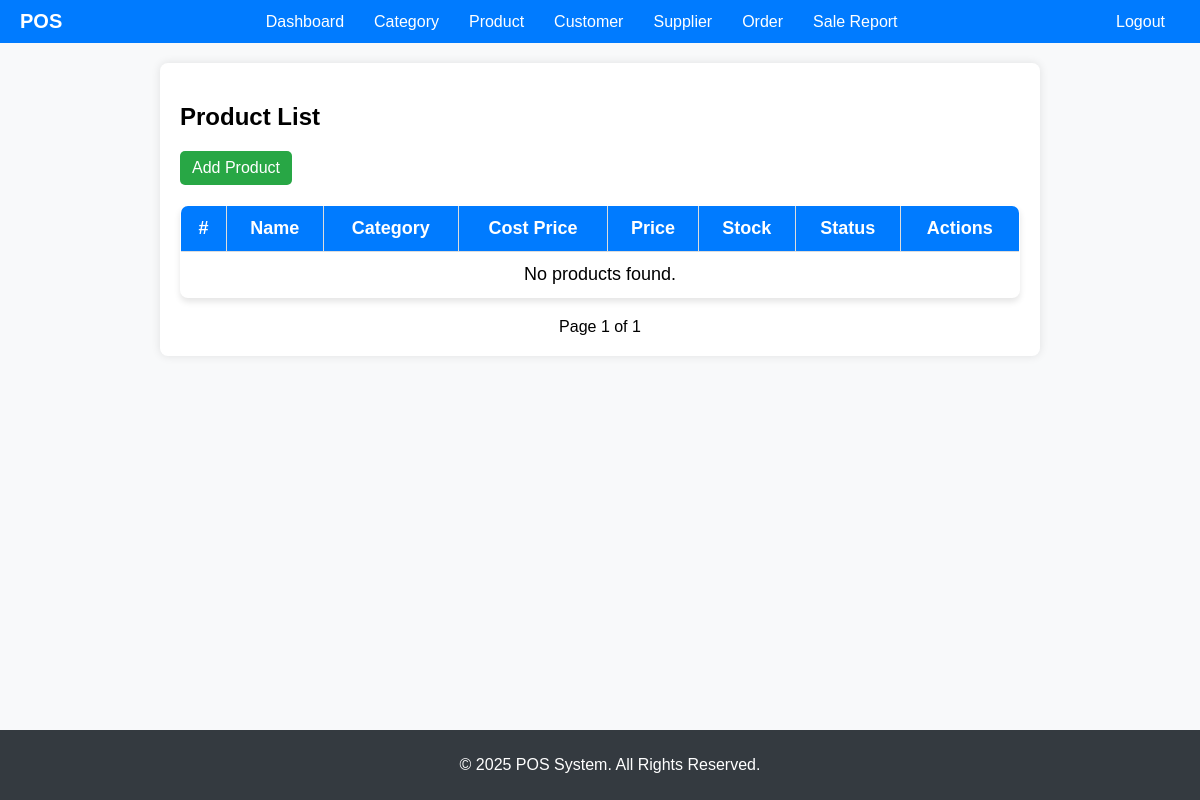
Before: /products/ with the older database file.
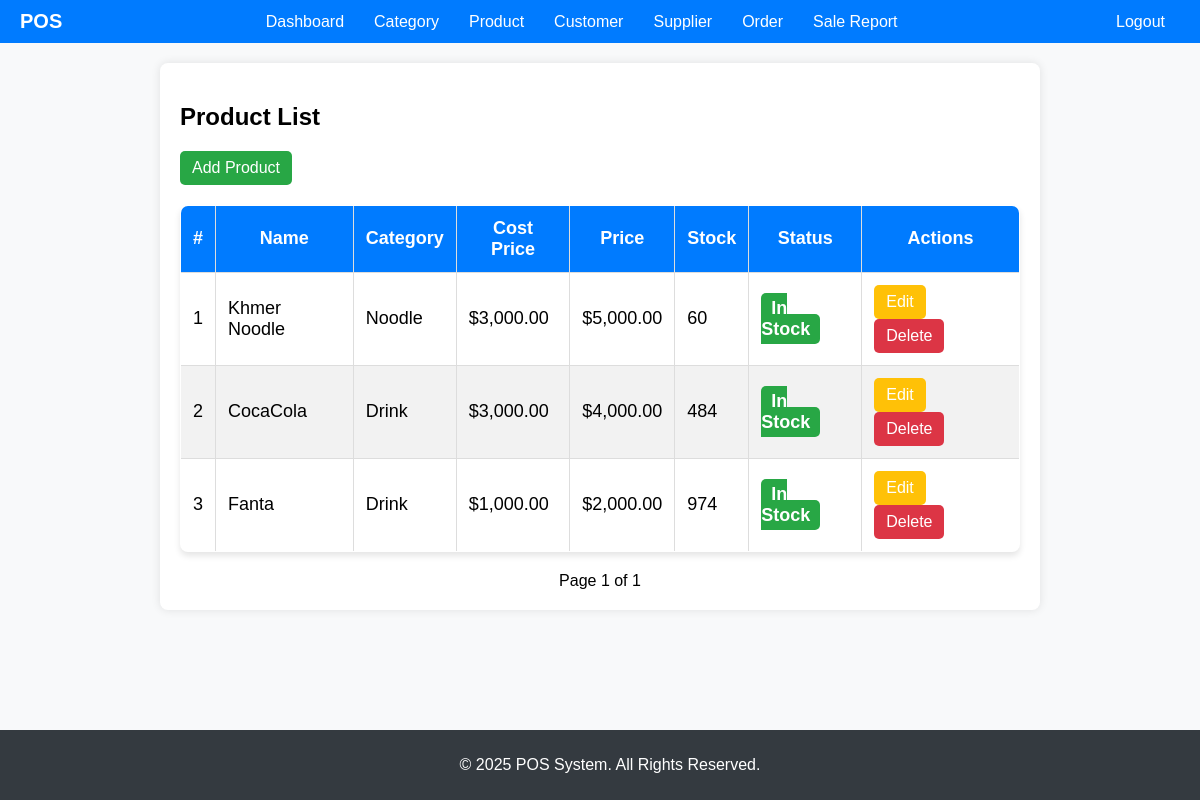
After: the same page with the newer database file.
### products/models.py (models this page shows, shortened)
class Product(models.Model):
    name = models.CharField(max_length=200)
    sku = sku = models.CharField(
        max_length=100, unique=True, default=uuid.uuid4)
    barcode = models.CharField(
        max_length=100, unique=True, blank=True, null=True)
    category = models.ForeignKey(
        Category, on_delete=models.CASCADE, related_name="products")
    price = models.DecimalField(max_digits=10, decimal_places=2)
    cost_price = models.DecimalField(max_digits=10, decimal_places=2)
    stock = models.IntegerField(default=0)
    status = models.BooleanField(default=True)
    created_at = models.DateTimeField(auto_now_add=True)

### categories/models.py (models this page shows, shortened)
class Category(models.Model):
    name = models.CharField(max_length=255, unique=True)

### products/views.py (the view)
# urls.py: path("products/", product_list, name="product_list"),
def product_list(request):
    products = Product.objects.all().order_by('-id')
    paginator = Paginator(products, 15)  # Show 15 products per page
    page_number = request.GET.get('page')
    page_obj = paginator.get_page(page_number)
    return render(request, "product_list.html", {"products": page_obj})

### products/templates/product_list.html (shortened to what this page needs)
{% extends "base.html" %}
{% load static %}
{% load humanize %}
{% block content %}
    <h2>Product List</h2>
    <a href="{% url 'product_add' %}" class="btn btn-success">Add Product</a>
    <table class="styled-table">
        <thead>
            <tr>
                <th>#</th>
                <th>Name</th>
                <th>Category</th>
                <th>Cost Price</th>
                <th>Price</th>
                <th>Stock</th>
                <th>Status</th>
                <th>Actions</th>
            </tr>
        </thead>
        <tbody>
            {% for product in products %}
            <tr>
                <td>{{ forloop.counter }}</td>
                <td>{{ product.name }}</td>
                <td>{{ product.category.name }}</td>
                <td>${{ product.cost_price|intcomma }}</td>
                <td>${{ product.price|intcomma }}</td>
                <td>{{ product.stock|intcomma }}</td>
                <td>
                    {% if product.stock > 0 %}
                        <span class="status in-stock">In Stock</span>
                    {% else %}
                        <span class="status out-of-stock">Out of Stock</span>
                    {% endif %}
                </td>
                <td>
                    <a href="{% url 'product_edit' product.id %}" class="btn btn-warning">Edit</a>
                    <a href="{% url 'product_delete' product.id %}" class="btn btn-danger">Delete</a>
                </td>
            </tr>
            {% empty %}
            <tr>
                <td colspan="8" style="text-align: center;">No products found.</td>
            </tr>
            {% endfor %}
        </tbody>
    </table>
    <div class="pagination">
        <span>Page {{ products.number }} of {{ products.paginator.num_pages }}</span>
    </div>
{% endblock %}

Changed rows visible on the page:
added Product: name "Khmer Noodle", category.name "Noodle", cost_price "3,000.00", price "5,000.00", stock "60", shows "In Stock"
added Product: name "CocaCola", category.name "Drink", cost_price "3,000.00", price "4,000.00", stock "484", shows "In Stock"
added Product: name "Fanta", category.name "Drink", cost_price "1,000.00", price "2,000.00", stock "974", shows "In Stock"
Other visible differences:
text no longer shown: "No products found."
